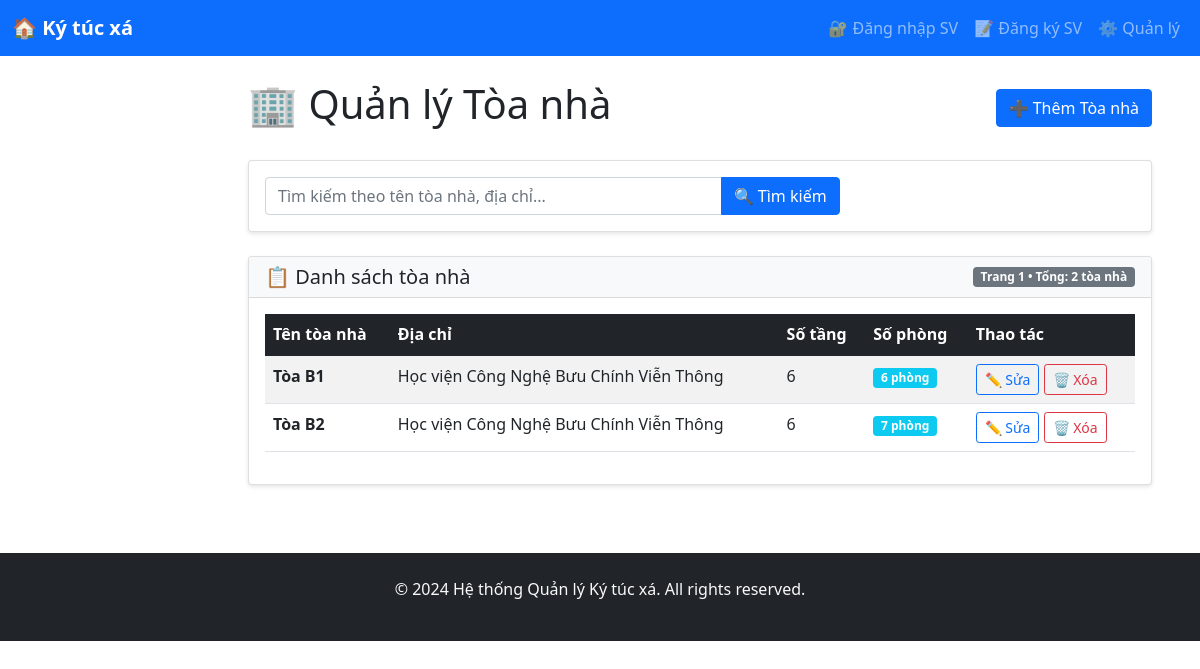
Screenshot of /buildings/ with the database file from the repository.
### dormitory/models.py (models this page shows, shortened)
class Building(models.Model):
    name = models.CharField(max_length=100)
    address = models.TextField()
    total_floors = models.IntegerField()
    description = models.TextField(blank=True)
    created_at = models.DateTimeField(auto_now_add=True)

### dormitory/views.py (the view)
# urls.py: path('buildings/', views.building_list, name='building_list'),
def building_list(request):
    buildings = Building.objects.all()
    search_query = request.GET.get('search', '')
    if search_query:
        buildings = buildings.filter(
            Q(name__icontains=search_query) |
            Q(address__icontains=search_query)
        )
    paginator = Paginator(buildings, 10)
    page_number = request.GET.get('page')
    page_obj = paginator.get_page(page_number)
    return render(request, 'dormitory/building_list.html', {
        'page_obj': page_obj,
        'search_query': search_query
    })

### dormitory/templates/dormitory/building_list.html (shortened to what this page needs)
{% extends 'base.html' %}
{% block content %}
<div class="d-flex justify-content-between align-items-center mb-4">
    <h1>🏢 Quản lý Tòa nhà</h1>
    <a href="{% url 'building_create' %}" class="btn btn-primary">➕ Thêm Tòa nhà</a>
</div>
<div class="card mb-4">
    <div class="card-body">
        <form method="get" class="row g-3 align-items-center">
            <div class="col-md-8">
                <div class="input-group">
                    <input type="text" name="search" class="form-control"
                           placeholder="Tìm kiếm theo tên tòa nhà, địa chỉ..."
                           value="{{ search_query }}">
                    <button type="submit" class="btn btn-primary">🔍 Tìm kiếm</button>
                </div>
            </div>
        </form>
    </div>
</div>
<div class="card">
    <div class="card-header bg-light">
        <div class="d-flex justify-content-between align-items-center">
            <h5 class="mb-0">📋 Danh sách tòa nhà</h5>
            <span class="badge bg-secondary">
                Trang {{ page_obj.number }} • Tổng: {{ page_obj.paginator.count }} tòa nhà
            </span>
        </div>
    </div>
    <div class="card-body">
        <div class="table-responsive">
            <table class="table table-striped table-hover">
                <thead class="table-dark">
                    <tr>
                        <th>Tên tòa nhà</th>
                        <th>Địa chỉ</th>
                        <th>Số tầng</th>
                        <th>Số phòng</th>
                        <th>Thao tác</th>
                    </tr>
                </thead>
                <tbody>
                    {% for building in page_obj %}
                    <tr>
                        <td><strong>{{ building.name }}</strong></td>
                        <td>{{ building.address|truncatewords:10 }}</td>
                        <td>{{ building.total_floors }}</td>
                        <td>
                            <span class="badge bg-info">{{ building.room_set.count }} phòng</span>
                        </td>
                        <td>
                            <a href="{% url 'building_edit' building.pk %}" class="btn btn-sm btn-outline-primary">✏️ Sửa</a>
                            <a href="{% url 'building_delete' building.pk %}" class="btn btn-sm btn-outline-danger">🗑️ Xóa</a>
                        </td>
                    </tr>
                    {% endfor %}
                </tbody>
            </table>
        </div>
    </div>
</div>
{% endblock %}

### templates/base.html (style rules this page uses)
.card { box-shadow: 0 2px 4px rgba(0, 0, 0, 0.1); margin-bottom: 20px; }

### rows the page displays
Building: name "Tòa B1", address "Học viện Công Nghệ Bưu Chính Viễn Thông", total_floors "6", room_set.count "6"
Building: name "Tòa B2", address "Học viện Công Nghệ Bưu Chính Viễn Thông", total_floors "6", room_set.count "7"

### other values shown
{{ page_obj.number }} "1"
{{ page_obj.paginator.count }} "2"
